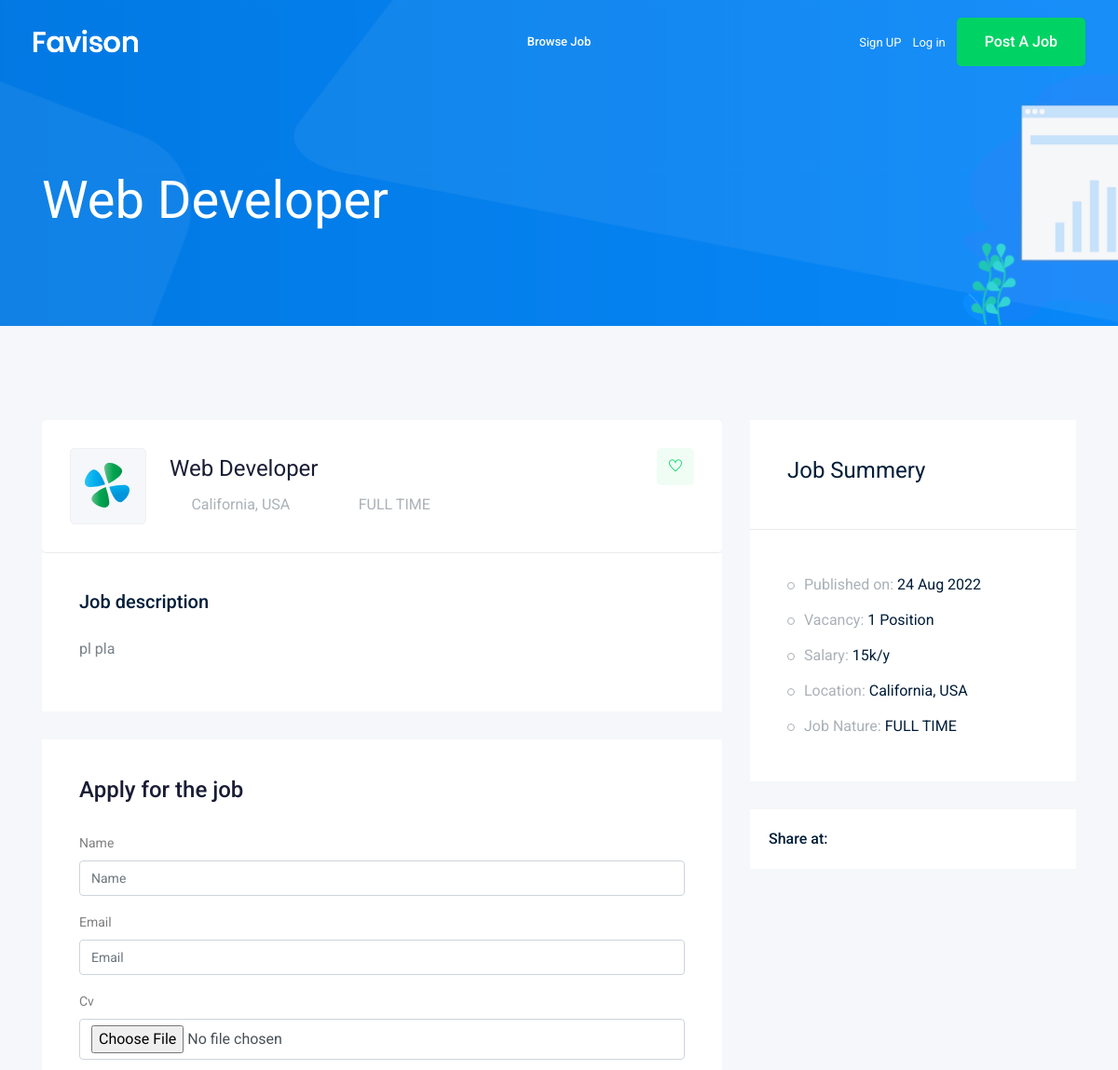
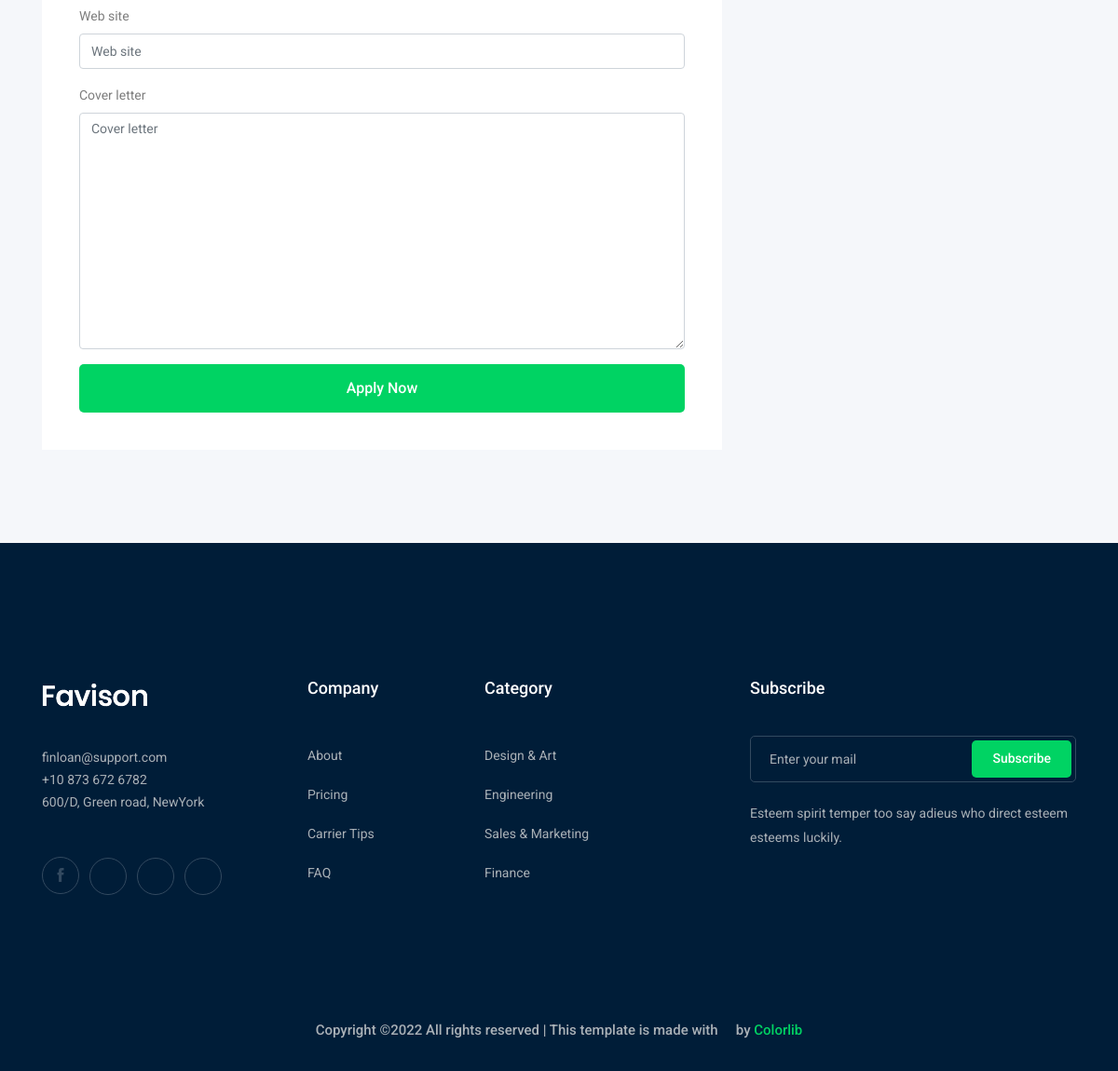
The app's page /jobs/web-developer with its own data (2 pictures, top to bottom).
### job/models.py (models this page shows, shortened)
class Job (models.Model):
    owner=models.ForeignKey(User, related_name=("job_owener"), on_delete=models.CASCADE)
    title=models.CharField(max_length=50)
    job_type=models.CharField( max_length=50,choices=JOP_TYPE)
    discribtion=models.TextField(max_length=1500)
    published_at=models.DateTimeField(auto_now=TRUE)
    vacancy=models.IntegerField(default=1)
    salary=models.IntegerField(default=0)
    experience=models.IntegerField(default=1)
    category=models.ForeignKey(Category,on_delete=models.CASCADE)
    img=models.ImageField(upload_to='jobs/')
    slug=models.SlugField(null=True,blank=True)
    def __str__(self) :
        return self.title

### job/views.py (the view)
# urls.py: path('<str:slug>',jobDetail,name="job_detail")
def jobDetail(request,slug):
    job=Job.objects.get(slug=slug)
    if request.method=='POST':
        form=ApplyForm(request.POST,request.FILES)
        if form.is_valid():
            myform =form.save(commit=False)
            myform.job=job
            myform.save()
    else :
        form=ApplyForm()
    return render (request,'job/jobDetails.html',{'job':job ,'form':form})

### job/form.py
class ApplyForm (forms.ModelForm):
    class Meta :
        model=Apply
        fields=['name','email','cv','web_site','cover_letter']

### job/templates/job/jobDetails.html (shortened to what this page needs)
{% extends "base.html" %}
{% load bootstrap4 %}
{% block body %}
    <div class="bradcam_area bradcam_bg_1">
        <div class="container">
            <div class="row">
                <div class="col-xl-12">
                    <div class="bradcam_text">
                        <h3>{{job}}</h3>
                    </div>
                </div>
            </div>
        </div>
    </div>
    <div class="job_details_area">
        <div class="container">
            <div class="row">
                <div class="col-lg-8">
                    <div class="job_details_header">
                        <div class="single_jobs white-bg d-flex justify-content-between">
                            <div class="jobs_left d-flex align-items-center">
                                <div class="thumb">
                                    <img src="img/svg_icon/1.svg" alt="">
                                </div>
                                <div class="jobs_conetent">
                                    <a href="#"><h4>{{job}}</h4></a>
                                    <div class="links_locat d-flex align-items-center">
                                        <div class="location">
                                            <p> <i class="fa fa-map-marker"></i> California, USA</p>
                                        </div>
                                        <div class="location">
                                            <p> <i class="fa fa-clock-o"></i> {{job.job_type}}</p>
                                        </div>
                                    </div>
                                </div>
                            </div>
                            <div class="jobs_right">
                                <div class="apply_now">
                                    <a class="heart_mark" href="#"> <i class="ti-heart"></i> </a>
                                </div>
                            </div>
                        </div>
                    </div>
                    <div class="descript_wrap white-bg">
                        <div class="single_wrap">
                            <h4>Job description</h4>
                            <p>{{job.discribtion}}</p></div>
                    </div>
                    <div class="apply_job_form white-bg">
                        <h4>Apply for the job</h4>
                        <form  method="POST" enctype="multipart/form-data">
                                {% bootstrap_form form %}
                                {% buttons %}
                                <button class="boxed-btn3 w-100" type="submit">Apply Now</button>
                                {% endbuttons %}
                        </form>
                    </div>
                </div>
                <div class="col-lg-4">
                    <div class="job_sumary">
                        <div class="summery_header">
                            <h3>Job Summery</h3>
                        </div>
                        <div class="job_content">
                            <ul>
                                <li>Published on: <span>{{job.published_at|date:'d M o'}}</span></li>
                                <li>Vacancy: <span>{{job.vacancy}} Position</span></li>
                                <li>Salary: <span>{{job.salary}}k/y</span></li>
                                <li>Location: <span>California, USA</span></li>
                                <li>Job Nature: <span>{{job.job_type}}</span></li>
                            </ul>
                        </div>
                    </div>
                    <div class="share_wrap d-flex">
                        <span>Share at:</span>
                        <ul>
                            <li><a href="#"> <i class="fa fa-facebook"></i></a> </li>
                            <li><a href="#"> <i class="fa fa-google-plus"></i></a> </li>
                            <li><a href="#"> <i class="fa fa-twitter"></i></a> </li>
                            <li><a href="#"> <i class="fa fa-envelope"></i></a> </li>
                        </ul>
                    </div>
                    <div class="job_location_wrap">
                        <div class="job_lok_inner">
                            <div id="map" style="height: 200px;"></div>
                          </div>
                    </div>
                </div>
            </div>
        </div>
    </div>
    {% endblock body %}

### records on screen
Job: title "Web Developer", job_type "FULL TIME", discribtion "pl pla", published_at "24 Aug 2022", vacancy "1", salary "15"
